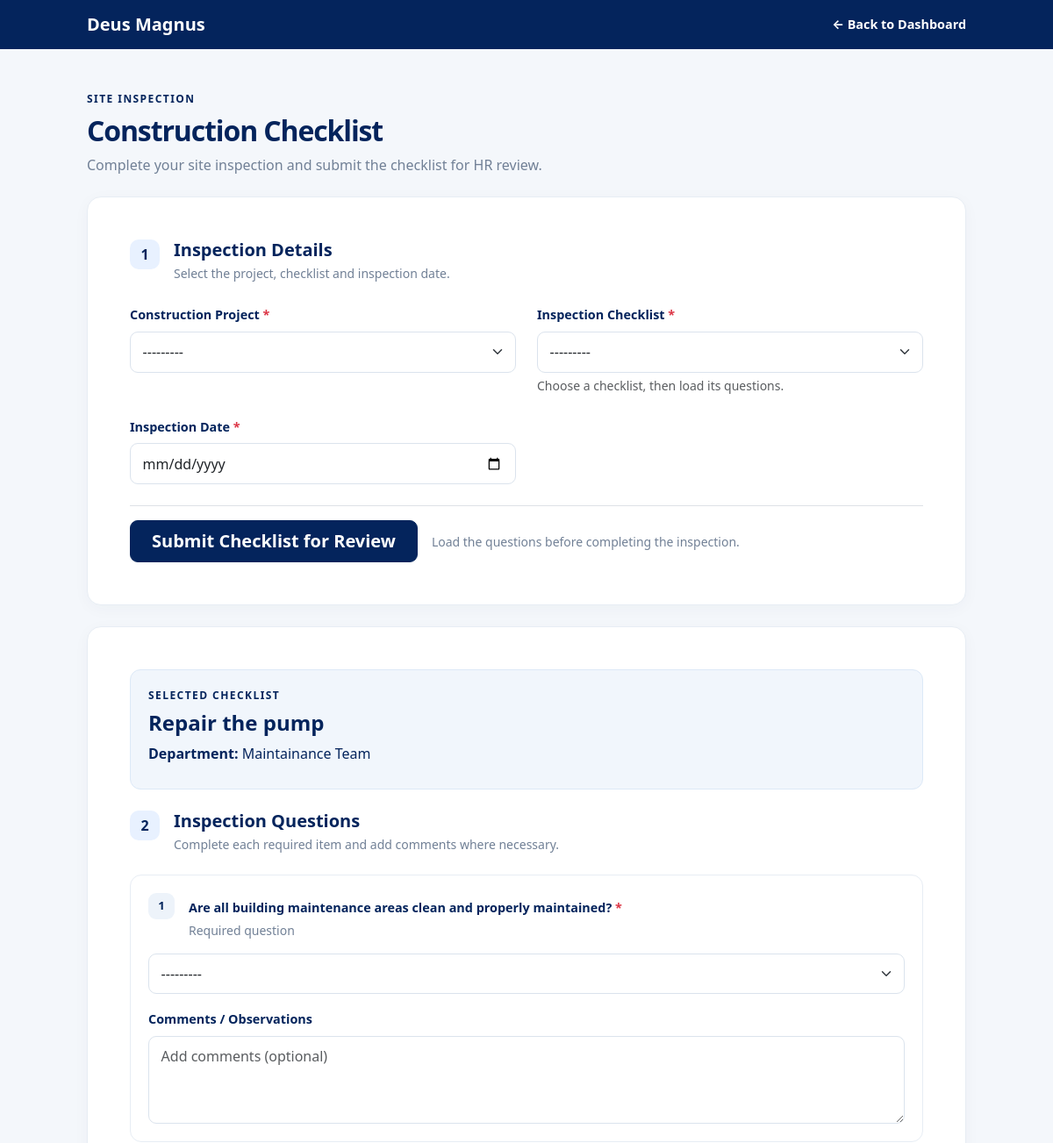
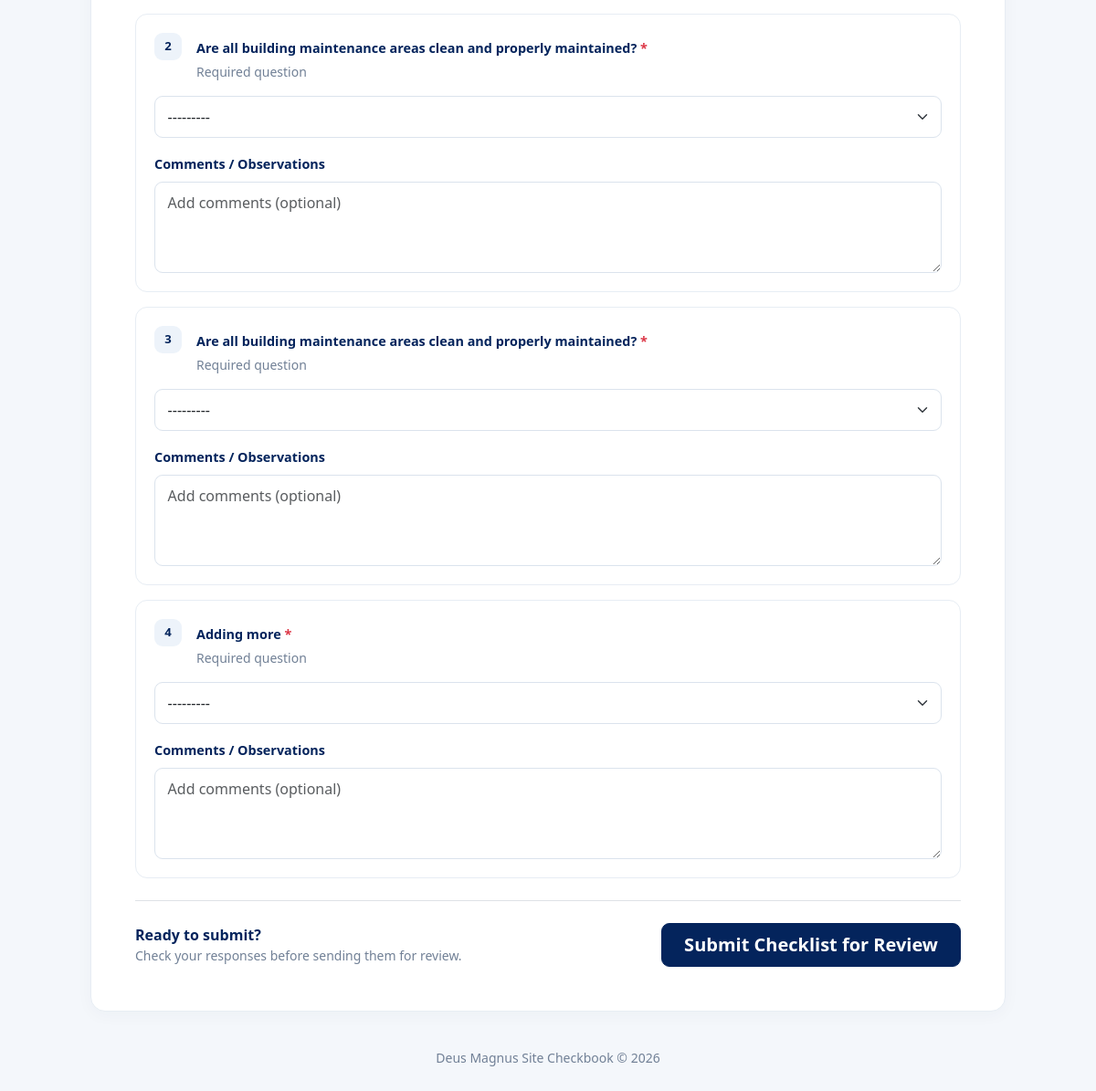
/site-checkbook/checklists/submit/?checklist=3 (signed in), run on the app's committed database (2 pictures, top to bottom).
### site_checkbook/models.py (models this page shows, shortened)
class Checklist(models.Model):
    department = models.ForeignKey(
        Department,
        on_delete=models.PROTECT,
        related_name="checklists",
    )
    title = models.CharField(max_length=200)
    description = models.TextField(blank=True)
    is_active = models.BooleanField(default=True)
    created_at = models.DateTimeField(auto_now_add=True)
    class Meta:
        ordering = ["department__name", "title"]
    def __str__(self):
        return f"{self.department.name} - {self.title}"

class Department(models.Model):
    name = models.CharField(max_length=150, unique=True)
    description = models.TextField(blank=True)
    is_active = models.BooleanField(default=True)
    created_at = models.DateTimeField(auto_now_add=True)
    class Meta:
        ordering = ["name"]

class ChecklistQuestion(models.Model):
    checklist = models.ForeignKey(
        Checklist,
        on_delete=models.CASCADE,
        related_name="questions",
    )
    question_text = models.CharField(max_length=500)
    is_required = models.BooleanField(default=True)
    order = models.PositiveIntegerField(default=1)
    class Meta:
        ordering = ["order", "id"]

### site_checkbook/views.py (the view, shortened to what this page needs)
@login_required
def create_checklist_submission(request, submission_id=None):
    is_post = request.method == "POST"
    editing = submission_id is not None
    if editing:
        submission = get_object_or_404(
            ChecklistSubmission,
            pk=submission_id,
            engineer=request.user,
            status="returned",
        )
    else:
        submission = None
    submission_form = ChecklistSubmissionForm(
        request.POST if is_post else None,
        instance=submission,
        user=request.user,
    )
    if editing:
        submission_form.fields["checklist"].disabled = True
    checklist = submission.checklist if editing else None
    response_forms = []
    if is_post and not editing:
        checklist_id = request.POST.get("checklist")
        if checklist_id:
            checklist = Checklist.objects.filter(
                pk=checklist_id,
                is_active=True,
                department__is_active=True,
            ).first()
    elif not is_post and not editing:
        checklist_id = request.GET.get("checklist")
        if checklist_id:
            checklist = Checklist.objects.filter(
                pk=checklist_id,
                is_active=True,
                department__is_active=True,
            ).first()
    questions = (
        list(checklist.questions.all().order_by("order", "id"))
        if checklist else []
    )
    existing_responses = {
        response.question_id: response
        for response in ChecklistResponse.objects.filter(
            submission=submission
        )
    } if editing else {}
    bind_answers = is_post and "submit_checklist" in request.POST
    for question in questions:
        response_form = ChecklistResponseForm(
            request.POST if bind_answers else None,
            instance=existing_responses.get(question.pk),
            prefix=f"question_{question.pk}",
        )
        response_form.fields["answer"].required = question.is_required
        response_forms.append((question, response_form))
    return render(
        request,
        "site_checkbook/checklist_submission_form.html",
        {
            "submission_form": submission_form,
            "checklist": checklist,
            "response_forms": response_forms,
            "submission": submission,
            "is_editing": editing,
            "is_reviewer": is_hr_reviewer(request.user),
            "can_manage_projects": can_manage_projects(request.user),
        },
    )

### site_checkbook/forms.py
class ChecklistSubmissionForm(forms.ModelForm):
    class Meta:
        model = ChecklistSubmission
        fields = ["project", "checklist", "inspection_date"]
        widgets = {
            "project": forms.Select(
                attrs={"class": "form-select"}
            ),
            "checklist": forms.Select(
                attrs={"class": "form-select"}
            ),
            "inspection_date": forms.DateInput(
                attrs={
                    "type": "date",
                    "class": "form-control",
                }
            ),
        }
    def __init__(self, *args, user=None, **kwargs):
        super().__init__(*args, **kwargs)
        self.fields["project"].queryset = Project.objects.filter(
            is_active=True,
            engineers__id=user.pk,
        ).distinct() if user and not is_hr_reviewer(user) else Project.objects.filter(
            is_active=True
        )
        self.fields["checklist"].queryset = Checklist.objects.filter(
            is_active=True,
            department__is_active=True,
        ).select_related("department")

### site_checkbook/models.py (called while the page is built)
    def __str__(self):
        return f"{self.project_code} - {self.name}"

### site_checkbook/permissions.py (called while the page is built)
def is_hr_reviewer(user):
    if not user.is_authenticated:
        return False
    return (
        user.is_superuser
        or user.groups.filter(
            name__in=["HR", "Supervisors"]
        ).exists()
    )

def can_manage_projects(user):
    if not user.is_authenticated:
        return False
    return (
        user.is_superuser
        or user.groups.filter(
            name__in=["HR", "Supervisors", "Project Managers"]
        ).exists()
    )

### site_checkbook/views.py (called while the page is built)
def is_hr_reviewer(user):
    return (
        user.is_authenticated
        and (
            user.is_superuser
            or user.groups.filter(name__in=["HR", "Supervisors"]).exists()
        )
    )

### templates/site_checkbook/checklist_submission_form.html (shortened to what this page needs)
<!DOCTYPE html>
<html lang="en">
<head>
    <link href="https://cdn.jsdelivr.net/npm/bootstrap@5.3.3/dist/css/bootstrap.min.css" rel="stylesheet">
</head>
<body>
<nav class="navbar navbar-dark topbar">
    <div class="container-fluid page-wrap px-3 px-lg-4">
        <a href="{% url 'site_checkbook:dashboard' %}"
           class="navbar-brand d-flex align-items-center gap-2 fw-bold mb-0">
            <span>
                Deus Magnus
            </span>
        </a>
        <a href="{% url 'site_checkbook:dashboard' %}" class="back-link">
            &larr; Back to Dashboard
        </a>
    </div>
</nav>
<main class="container page-wrap px-3 px-lg-4 py-4 py-lg-5">
    <div class="mb-4">
        <div class="eyebrow mb-2">Site Inspection</div>
        <h1 class="page-title h2 mb-2">
            {% if is_editing %}
                Correct Returned Checklist
            {% else %}
                Construction Checklist
            {% endif %}
        </h1>
        <p class="muted mb-0">
        Complete your site inspection and submit the checklist for HR review.
        </p>
    </div>
    <form method="post">
        <section class="panel p-3 p-md-4 p-lg-5 mb-4">
            <div class="d-flex align-items-start gap-3 mb-4">
                <span class="step-number">1</span>
                <div>
                    <h2 class="h5 fw-bold mb-1">Inspection Details</h2>
                    <p class="muted small mb-0">
                        Select the project, checklist and inspection date.
                    </p>
                </div>
            </div>
            <div class="row g-4">
                <div class="col-md-6">
                    <label for="{{ submission_form.project.id_for_label }}"
                           class="form-label">
                        Construction Project <span class="required-mark">*</span>
                    </label>
                    {{ submission_form.project }}
                </div>
                <div class="col-md-6">
                    <label for="{{ submission_form.checklist.id_for_label }}"
                           class="form-label">
                        Inspection Checklist <span class="required-mark">*</span>
                    </label>
                    {{ submission_form.checklist }}
                    <div class="form-text">
                        Choose a checklist, then load its questions.
                    </div>
                </div>
                <div class="col-md-6">
                    <label for="{{ submission_form.inspection_date.id_for_label }}"
                           class="form-label">
                        Inspection Date <span class="required-mark">*</span>
                    </label>
                    {{ submission_form.inspection_date }}
                </div>
            </div>
            <div class="d-flex flex-wrap align-items-center gap-3 mt-4 pt-3 border-top">
                <button type="submit"
                        name="submit_checklist"
                        value="1"
                        class="btn btn-primary btn-lg px-4">
                    {% if is_editing %}
                        Resubmit Corrected Checklist
                    {% else %}
                        Submit Checklist for Review
                    {% endif %}
                </button>
                <span class="small muted">
                    Load the questions before completing the inspection.
                </span>
            </div>
        </section>
        {% if checklist %}
            <section class="panel p-3 p-md-4 p-lg-5 mb-4">
                <div class="checklist-banner mb-4">
                    <div class="eyebrow mb-2">Selected Checklist</div>
                    <h2 class="h4 fw-bold mb-2">{{ checklist.title }}</h2>
                    <p class="mb-2">
                        <strong>Department:</strong>
                        {{ checklist.department.name }}
                    </p>
                </div>
                <div class="d-flex align-items-start gap-3 mb-4">
                    <span class="step-number">2</span>
                    <div>
                        <h2 class="h5 fw-bold mb-1">Inspection Questions</h2>
                        <p class="muted small mb-0">
                            Complete each required item and add comments where necessary.
                        </p>
                    </div>
                </div>
                {% for question, response_form in response_forms %}
                    <div class="question-card mb-3">
                        <div class="d-flex align-items-start gap-3 mb-3">
                            <span class="question-number">{{ forloop.counter }}</span>
                            <div class="pt-1">
                                <label for="{{ response_form.answer.id_for_label }}"
                                       class="form-label mb-1">
                                    {{ question.question_text }}
                                    {% if question.is_required %}
                                        <span class="required-mark">*</span>
                                    {% endif %}
                                </label>
                                <div class="small muted">
                                    {% if question.is_required %}
                                        Required question
                                    {% else %}
                                        Optional question
                                    {% endif %}
                                </div>
                            </div>
                        </div>
                        {{ response_form.answer }}
                        <div class="mt-3">
                            <label for="{{ response_form.comments.id_for_label }}"
                                   class="form-label">
                                Comments / Observations
                            </label>
                            {{ response_form.comments }}
                        </div>
                    </div>
                {% empty %}
                    <div class="alert alert-warning mb-0">
                        This checklist has no questions yet. Please contact HR.
                    </div>
                {% endfor %}
                {% if response_forms %}
                    <div class="border-top pt-4 mt-4">
                        <div class="d-flex flex-column flex-sm-row justify-content-between align-items-sm-center gap-3">
                            <div>
                                <div class="fw-bold">Ready to submit?</div>
                                <div class="small muted">
                                    Check your responses before sending them for review.
                                </div>
                            </div>
                            <button type="submit"
                                    name="submit_checklist"
                                    value="1"
                                    class="btn btn-primary btn-lg px-4">
                                {% if is_editing %}
                                    Resubmit Corrected Checklist
                                {% else %}
                                    Submit Checklist for Review
                                {% endif %}
                            </button>
                        </div>
                    </div>
                {% endif %}
            </section>
        {% endif %}
    </form>
    <footer class="text-center small py-3">
        Deus Magnus Site Checkbook &copy; {% now "Y" %}
    </footer>
</main>
</body>
</html>

### templates/site_checkbook/checklist_submission_form.html (style rules this page uses)
:root { --brand: #04245c; --brand-dark: #04245c; --page-bg: #f4f7fb; --border: #e7edf4; --muted: #718096; }
body { background: var(--page-bg); color: #04245c; font-family: system-ui, -apple-system, "Segoe UI", sans-serif; }
.topbar { background: var(--brand-dark); }
.back-link { color: #fff; text-decoration: none; font-size: .9rem; font-weight: 650; }
.page-wrap { max-width: 1050px; }
.eyebrow { color: var(--brand); font-size: .75rem; font-weight: 800; text-transform: uppercase; letter-spacing: .12em; }
.page-title { font-weight: 800; letter-spacing: -.035em; }
.muted, footer { color: var(--muted); }
.panel { background: #fff; border: 1px solid var(--border); border-radius: 16px; box-shadow: 0 4px 18px rgba(23, 55, 89, .035); }
.form-label { font-weight: 700; font-size: .9rem; }
.form-control, .form-select { width: 100%; min-height: 46px; border: 1px solid #dbe3ed; border-radius: 9px; padding: .65rem .85rem; }
textarea.form-control { min-height: 100px; }
.btn { border-radius: 9px; font-weight: 650; }
.btn-primary { background: var(--brand); border-color: var(--brand); }
.step-number { width: 34px; height: 34px; flex: 0 0 34px; display: inline-flex; align-items: center; justify-content: center; background: #e8f1ff; color: var(--brand); border-radius: 10px; font-weight: 800; }
.question-card { border: 1px solid var(--border); border-radius: 13px; padding: 20px; background: #fff; }
.question-number { width: 30px; height: 30px; flex: 0 0 30px; display: inline-flex; align-items: center; justify-content: center; background: #edf3fa; color: var(--brand); border-radius: 9px; font-weight: 800; font-size: .82rem; }
.required-mark { color: #dc3545; }
.checklist-banner { background: #f1f6fc; border: 1px solid #dce9f7; border-radius: 12px; padding: 20px; }

### data on the page
Checklist: title "Repair the pump", department.name "Maintainance Team"
ChecklistQuestion: question_text "Are all building maintenance areas clean and properly maintained?", is_required "Required question"
ChecklistQuestion: question_text "Are all building maintenance areas clean and properly maintained?", is_required "Required question"
ChecklistQuestion: question_text "Are all building maintenance areas clean and properly maintained?", is_required "Required question"
ChecklistQuestion: question_text "Adding more", is_required "Required question"
